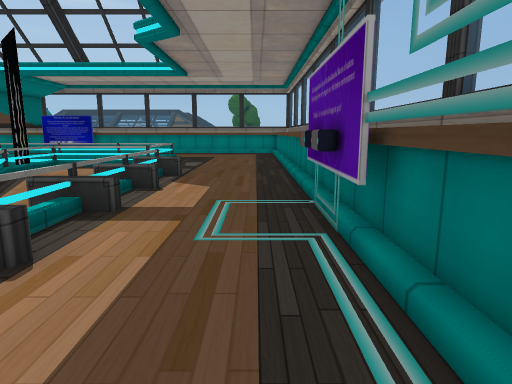
View 1 (above)

24 first-person views from a walk through a 3-D level made in the Unity game engine. The camera is 1.3 m above the floor, tilts 10° down and sees 75° across. The floor is counted in squares, 1 m on a side. Each view is taken from the middle of a square. On the plan, view 1 faces up. The plan holds only what a view shows up to about 14 squares ahead; the rest is blank. The place goes on beyond the plan. The player character is not drawn. Some animated figures are left out. Some surface patterns are stand-ins.

View 2
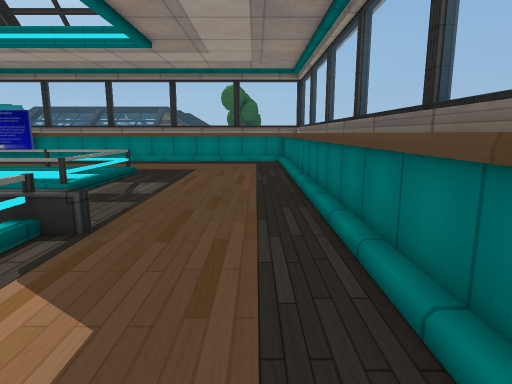

View 3
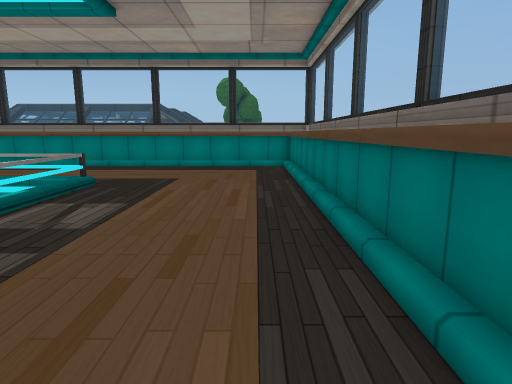

View 4
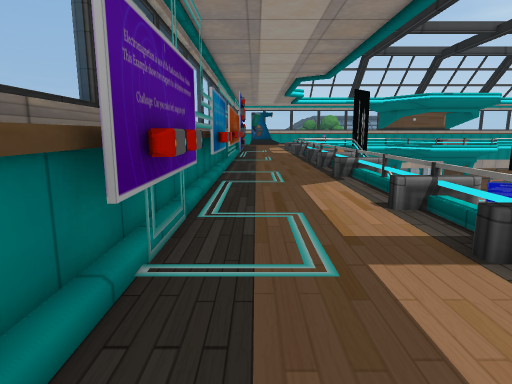

View 5
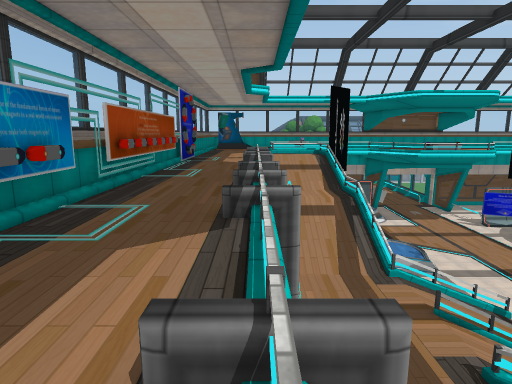

View 6
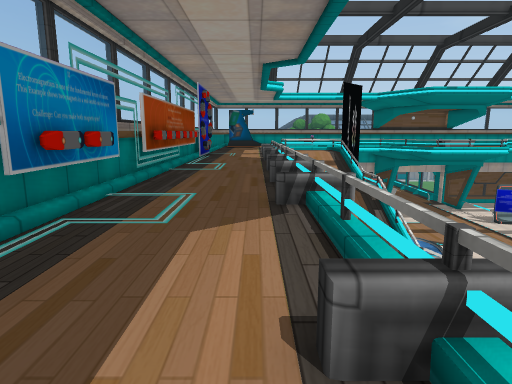

View 7
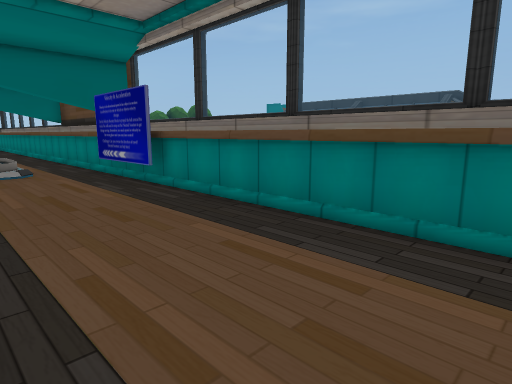

View 8
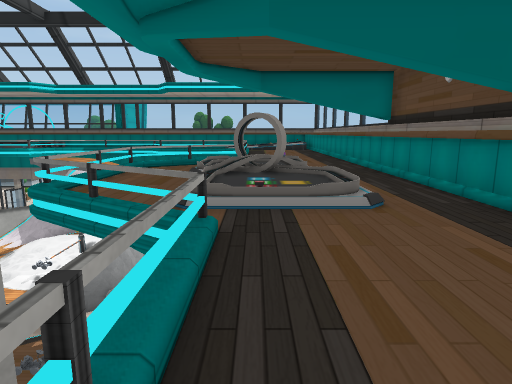

View 9
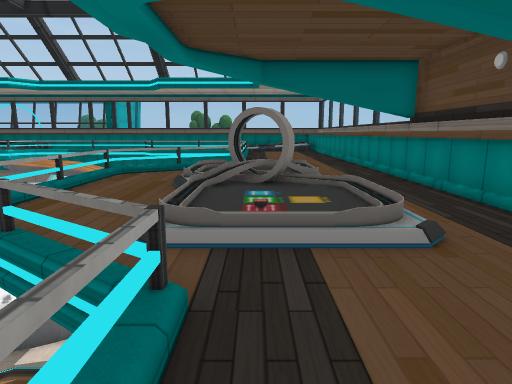

View 10
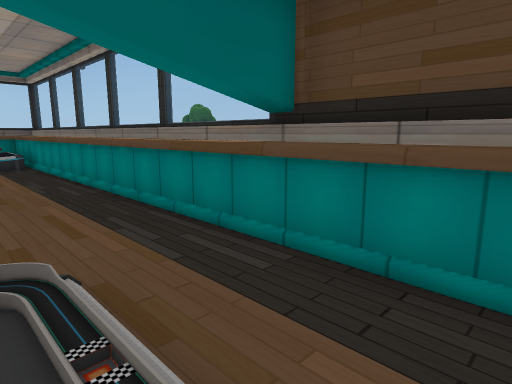

View 11
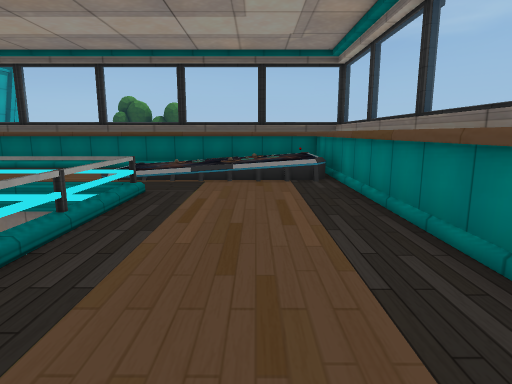

View 12
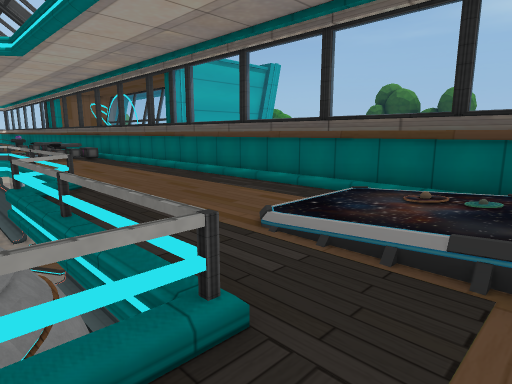

View 13
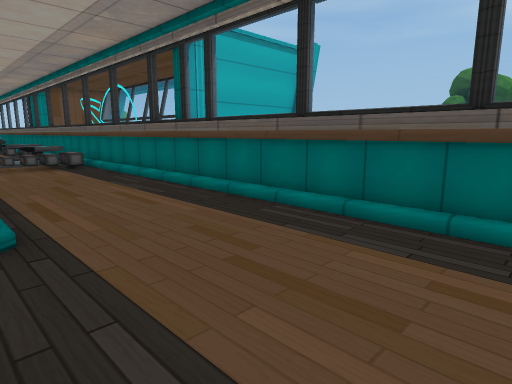

View 14
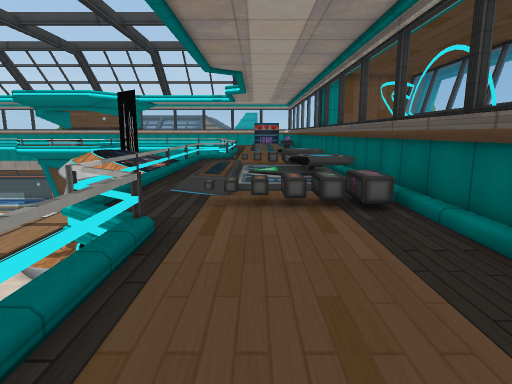

View 15
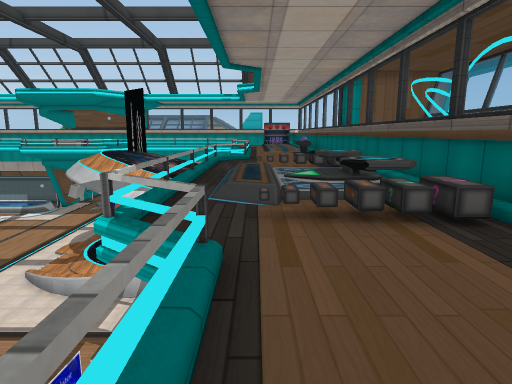

View 16
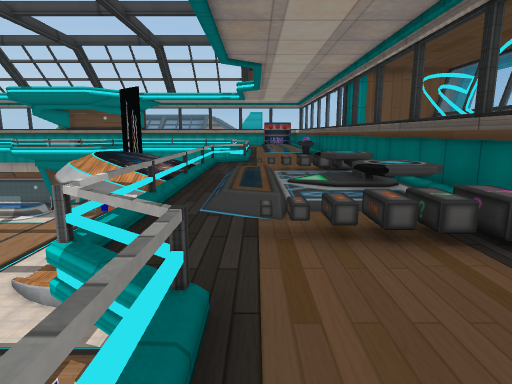

View 17
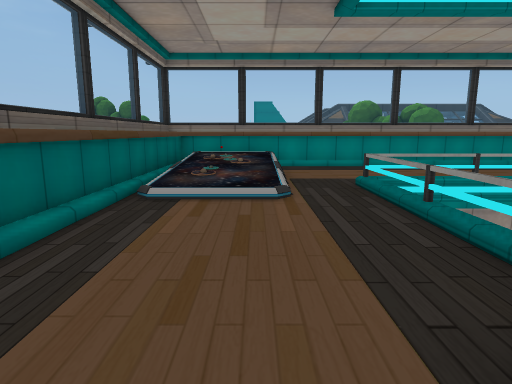

View 18
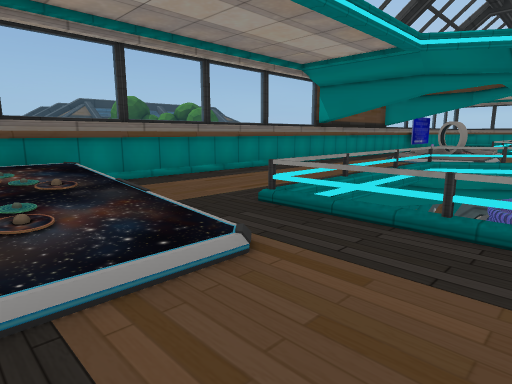

View 19
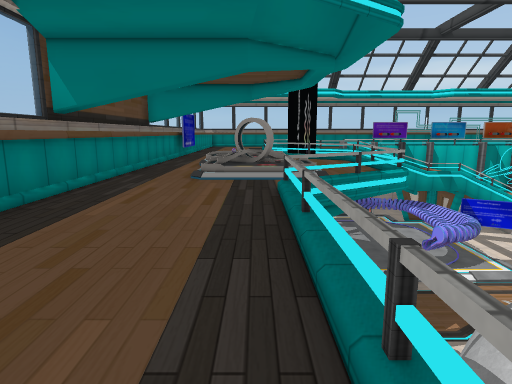

View 20
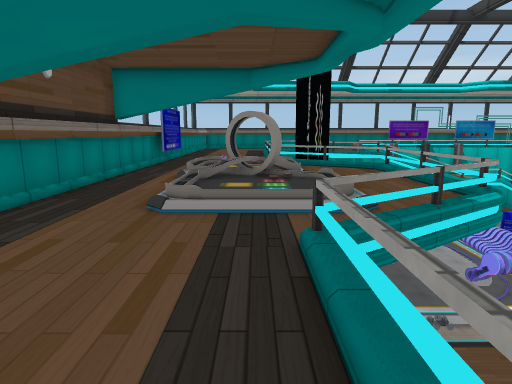

View 21
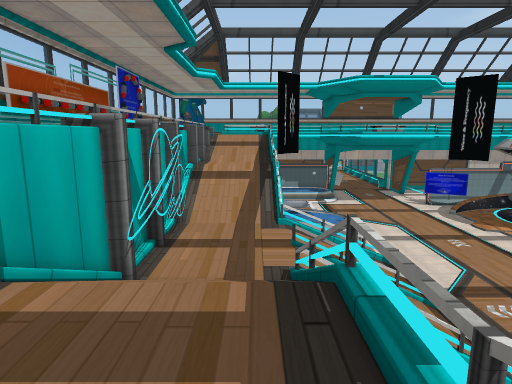

View 22
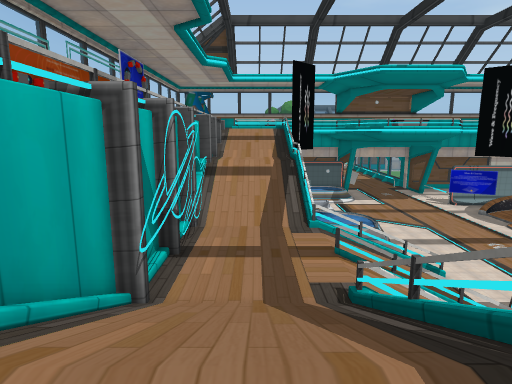

View 23
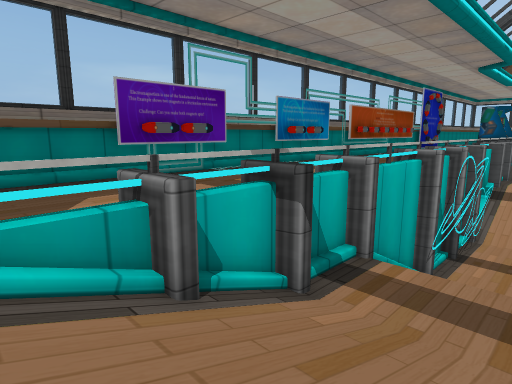

View 24
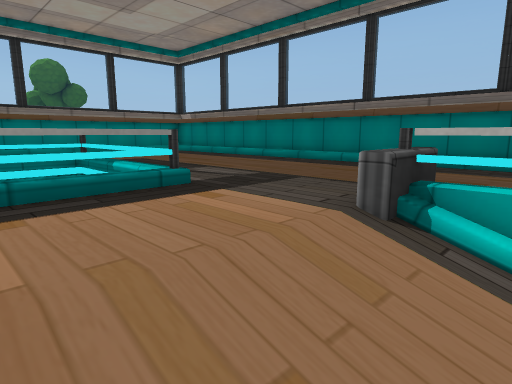

### Floor plan
Key: @ floor where view 1 was taken; # wall or solid block; x gap in a wall; . main floor; : floor 0.25 m higher than the main floor; - floor 1.5 m lower than the main floor; _ floor 3.75 m lower than the main floor; < floor 6 m lower than the main floor; ( floor 6.25 m lower than the main floor; / step, stairs or slope; = window, fence, low wall or low ledge; ^ raised ledge; v drop or lower ground; O other object.
Columns run from 41 left of view 1 to 2 right of it. Each row starts with its distance up from view 1.
 23  #^^^^^^^^^^^^^^^^#^^^^^^^#^^^^^^^^^^^^^^^^#
 22  #^OOO^^^^^^^^^^^^#^^^^^^^#^###^^^^^^^^^^^^^
 21  #^   /...................................^^
 20  #^   /............////:   ...............^^
 19  #^   /............   /O  :...............^^
 18  #^   /............   O   :.... . ........^^
 17  #^   ..=vvvvvvvv=.   O   //####v###v=....^^
 16  #^:::..v        v=////....##        v....^^
 15  #^.....v         v/......##        #=....^^
 14  #^.....v          /...../          #=....^^
 13  #^.....v                         //.=....^^
 12  #^.....=              OO         ........^^
 11  #^....=#          #((((O/<       ....==..^^
 10  #^....=#          =(((((/<       ////=...^^
  9  #^....#                (/        ////#...^^
  8  #^....#                           ///#=..^^
  7  #^....#                          ////#...^^
  6 v#^....#                         #////#=..O^
  5  #^....#                         =----/...#^
  4  #^....#                         #----/...O^
  3  #^....##                        ////#/=..^^
  2  #^....=#                        //////...^^
  1  #^O///.#                        /////=...^^
  0  #^O../.=  O                ##(  //////..@O^
 -1  ^^==::/#  O                //=###///#/=..O
 -2  ^^v::://  O                //  /____v/...#
 -3  ^^:::://                (( // //____v/...^
 -4  ^^^::://                ((===xxx=___v/=..^
 -5  #^^^:://               ((((/////____v/...O^
 -6  #^O   //      ((       ((((/////____v/...O^
 -7  #^O// //      ((        (((//=###/// /=..O^
 -8  #^... ./      ((        ((=#x#  ///// ...#
 -9  #^                              /////=...O

Positions as (right, up) in squares from view 1, and headings:
1: (0, 0), facing up
2: (0, 6), facing up
3: (0, 9), facing up
4: (0, 9), facing down
5: (-3, 5), facing down
6: (-2, 5), facing down
7: (-3, 18), facing up-left
8: (-9, 18), facing left
9: (-11, 18), facing left
10: (-19, 19), facing up-left
11: (-26, 20), facing left
12: (-32, 19), facing down-left
13: (-34, 15), facing down-left
14: (-36, 7), facing down
15: (-35, 6), facing down
16: (-35, 5), facing down
17: (-36, 9), facing up
18: (-38, 13), facing up-right
19: (-32, 18), facing right
20: (-28, 18), facing right
21: (-7, 7), facing down
22: (-6, 5), facing down
23: (-7, 10), facing down-right
24: (-7, 9), facing up-right
